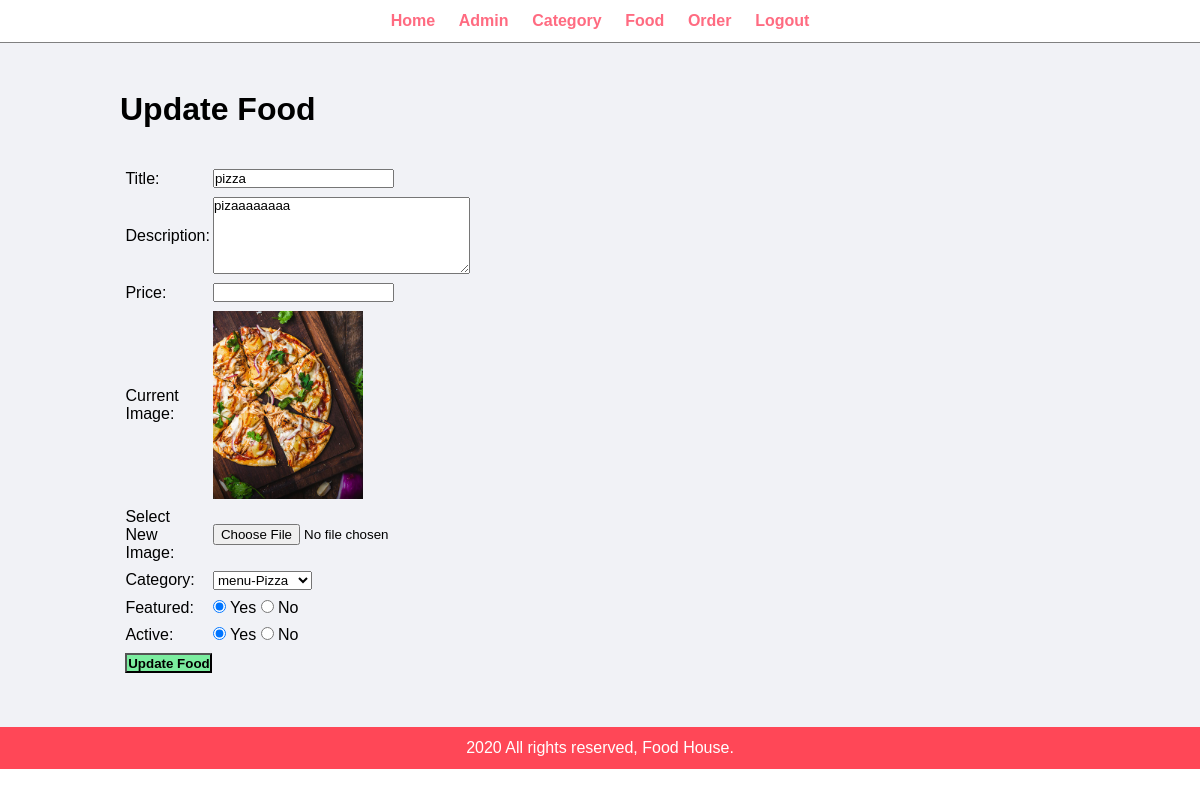
/Admin/update-food.php?id=8 (signed in), run on the app's committed database.
### tables this page shows
CREATE TABLE `food` (
  `id` int(10) UNSIGNED NOT NULL,
  `title` varchar(150) NOT NULL,
  `description` text NOT NULL,
  `price` decimal(10,0) UNSIGNED NOT NULL,
  `image_name` varchar(255) NOT NULL,
  `category_id` int(11) NOT NULL,
  `featured` varchar(10) NOT NULL,
  `active` varchar(10) NOT NULL
);

CREATE TABLE `category` (
  `cat_id` int(10) UNSIGNED NOT NULL,
  `title` varchar(100) NOT NULL,
  `image_name` varchar(225) NOT NULL,
  `active` varchar(10) NOT NULL,
  `featured` varchar(10) NOT NULL
);

### config/db.php (called while the page is built, shortened)
<?php
$server= "localhost";
$username= "root";
$password= "";
$dbname= "food_order";
$conn = mysqli_connect($server,$username,$password,$dbname);
function getRow($table,$field,$value){
	global $conn;
	$stmt = $conn->prepare("SELECT * FROM `$table` WHERE `$field` = ?");
	$stmt->bind_param('s',$value);
	$stmt->execute();
	$result= $stmt->get_result();
	if($result)
	{
		$rows = [];
		if(mysqli_num_rows($result) > 0)
		{
			$rows[] = $result->fetch_assoc();
			return $rows[0];
		}
	}
	return false;
}
function getRows($table)
{
	global $conn;
	$sql = "SELECT * FROM `$table`";
	$result= mysqli_query($conn,$sql);
	if($result)
	{
		$rows = [];
		if(mysqli_num_rows($result) > 0)
		{
			while($row = mysqli_fetch_assoc($result))
			{
				$rows[] = $row;
			}
		}
	}
	return $rows;
}
?>

### Admin/update-food.php (the view, shortened to what this page needs)
<?php include('partials/menu.php'); ?>
        <?php
            if(isset($_GET['id']) && is_numeric($_GET['id'])){
                $row = getRow('food','id',$_GET['id']);
                $title = $row['title'];
                $current_image = $row['image_name'];
                $description = $row['description'];
                $active = $row['active'];
                $featured = $row['featured'];
                $price = $row['price'];
                $current_category = $row['category_id'];
            }
        ?>
<div class="main-content">
    <div class="wrapper">
        <h1>Update Food</h1>
        <br><br>
        <form action="" method="POST" enctype="multipart/form-data">
        <table class="tbl-30">
            <tr>
                <td>Title: </td>
                <td>
                    <input type="text" name="title" value="<?php echo htmlentities($title); ?>">
                </td>
            </tr>
            <tr>
                <td>Description: </td>
                <td>
                    <textarea name="description" cols="30" rows="5"><?php echo htmlentities($description); ?></textarea>
                </td>
            </tr>
            <tr>
                <td>Price: </td>
                <td>
                    <input type="number" name="price" value="<?php htmlentities($price); ?>">
                </td>
            </tr>
            <tr>
                <td>Current Image: </td>
                <td>
                    <?php
                        if($current_image == "")
                        {
                            echo "<div class='error'>Image not Available.</div>";
                        }
                        else
                        {
                            ?>
                            <img src="<?php echo BURL; ?>images/food/<?php echo htmlentities($current_image); ?>" width="150px">
                            <?php
                        }
                    ?>
                </td>
            </tr>
            <tr>
                <td>Select New Image: </td>
                <td>
                    <input type="file" name="image">
                </td>
            </tr>
            <tr>
                <td>Category: </td>
                <td>
                    <select name="category">
                            <?php
                                $data = getRows('category');
                                foreach($data as $rows){
                                    $cat_id = $rows['cat_id'];
                                    $cat_title = $rows['title'];
                                    ?>
                                    <option <?php if($current_category==$cat_id){echo "selected";} ?> value="<?php echo $cat_id; ?>"><?php echo $cat_title; ?></option>
                                    <?php
                                }
                            ?>
                    </select>
                </td>
            </tr>
            <tr>
                <td>Featured: </td>
                <td>
                    <input <?php if($featured=="Yes") {echo "checked";} ?> type="radio" name="featured" value="Yes"> Yes
                    <input <?php if($featured=="No") {echo "checked";} ?> type="radio" name="featured" value="No"> No
                </td>
            </tr>
            <tr>
                <td>Active: </td>
                <td>
                    <input <?php if($active=="Yes") {echo "checked";} ?> type="radio" name="active" value="Yes"> Yes
                    <input <?php if($active=="No") {echo "checked";} ?> type="radio" name="active" value="No"> No
                </td>
            </tr>
            <tr>
                <td>
                    <input type="submit" name="submit" value="Update Food" class="btn-secondary">
                </td>
            </tr>
        </table>
        </form>
    </div>
</div>
<?php include('partials/footer.php'); ?>

### css/admin.css (style rules this page uses)
* { margin: 0; padding: 0; font-family: Arial, Helvetica, sans-serif; }
.wrapper { padding: 1%; width: 80%; margin: 0 auto; }
.tbl-30 { width: 30%; }
table tr td { padding: 1%; }
.btn-secondary { background-color: #7bed9f; padding: 1%; color: black; text-decoration: none; font-weight: bold; }
.main-content { background-color: #f1f2f6; padding: 3% 0; }

### data on the page
food: title "pizza", description "pizaaaaaaaa", image_name (picture), category "menu-Pizza", featured "☑", active "☑"
